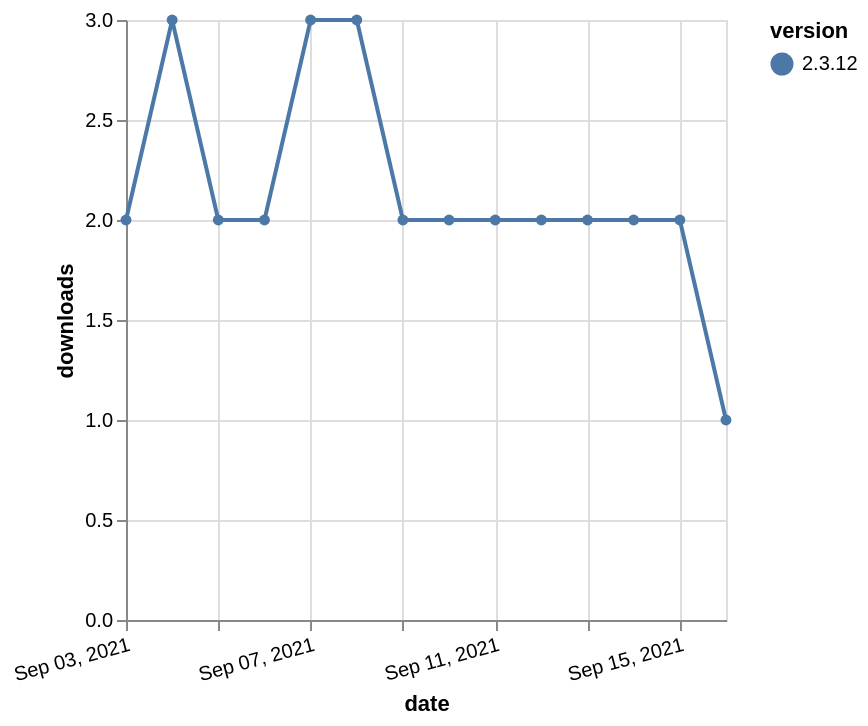

Source (Vega-Lite JSON):
### Vega-Lite specification from a JSON file in a GitHub repository (floating-point values rounded to 4 significant figures)
{"$schema": "https://vega.github.io/schema/vega-lite/v5.json", "description": "A simple bar chart with embedded data.", "data": {"values": [{"date": "2021-09-03", "total": 2782, "delta": 2, "version": "2.3.12"}, {"date": "2021-09-04", "total": 2785, "delta": 3, "version": "2.3.12"}, {"date": "2021-09-05", "total": 2787, "delta": 2, "version": "2.3.12"}, {"date": "2021-09-06", "total": 2789, "delta": 2, "version": "2.3.12"}, {"date": "2021-09-07", "total": 2792, "delta": 3, "version": "2.3.12"}, {"date": "2021-09-08", "total": 2795, "delta": 3, "version": "2.3.12"}, {"date": "2021-09-09", "total": 2797, "delta": 2, "version": "2.3.12"}, {"date": "2021-09-10", "total": 2799, "delta": 2, "version": "2.3.12"}, {"date": "2021-09-11", "total": 2801, "delta": 2, "version": "2.3.12"}, {"date": "2021-09-12", "total": 2803, "delta": 2, "version": "2.3.12"}, {"date": "2021-09-13", "total": 2805, "delta": 2, "version": "2.3.12"}, {"date": "2021-09-14", "total": 2807, "delta": 2, "version": "2.3.12"}, {"date": "2021-09-15", "total": 2809, "delta": 2, "version": "2.3.12"}, {"date": "2021-09-16", "total": 2810, "delta": 1, "version": "2.3.12"}]}, "width": "container", "mark": {"type": "line", "point": {"filled": true}}, "encoding": {"x": {"field": "date", "type": "temporal", "timeUnit": "yearmonthdate", "title": "date", "axis": {"labelAngle": -15}}, "y": {"field": "delta", "type": "quantitative", "title": "downloads"}, "color": {"field": "version", "type": "nominal"}, "tooltip": {"field": "delta"}}}
